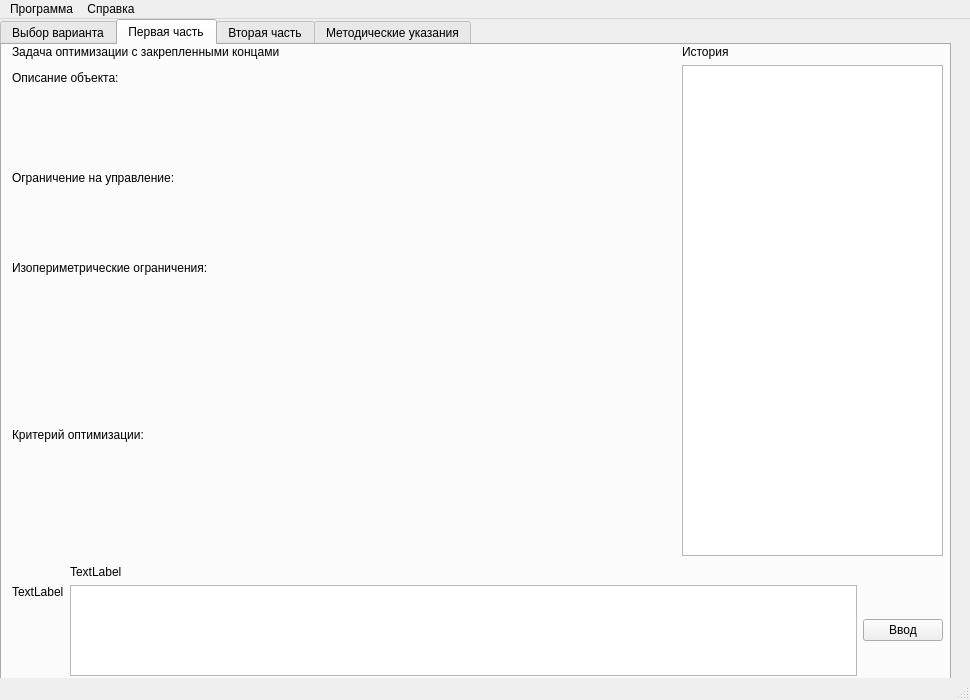
<?xml version="1.0" encoding="UTF-8"?>
<ui version="4.0">
 <class>MainWindow</class>
 <widget class="QMainWindow" name="MainWindow">
  <property name="geometry">
   <rect>
    <x>0</x>
    <y>0</y>
    <width>970</width>
    <height>700</height>
   </rect>
  </property>
  <property name="windowTitle">
   <string>ЛР Решение задач оптимального управления на основе принципа максимума</string>
  </property>
  <widget class="QWidget" name="centralwidget">
   <widget class="QTabWidget" name="tabWidget">
    <property name="geometry">
     <rect>
      <x>0</x>
      <y>0</y>
      <width>951</width>
      <height>661</height>
     </rect>
    </property>
    <property name="focusPolicy">
     <enum>Qt::TabFocus</enum>
    </property>
    <property name="currentIndex">
     <number>1</number>
    </property>
    <widget class="QWidget" name="tab_var">
     <attribute name="title">
      <string>Выбор варианта</string>
     </attribute>
     <widget class="QWidget" name="verticalLayoutWidget">
      <property name="geometry">
       <rect>
        <x>10</x>
        <y>10</y>
        <width>211</width>
        <height>71</height>
       </rect>
      </property>
      <layout class="QVBoxLayout" name="verticalLayout">
       <item>
        <widget class="QLabel" name="label">
         <property name="text">
          <string>Выберите вариант от 1 до 25:</string>
         </property>
        </widget>
       </item>
       <item>
        <widget class="QSpinBox" name="spinBox">
         <property name="minimum">
          <number>1</number>
         </property>
         <property name="maximum">
          <number>25</number>
         </property>
        </widget>
       </item>
      </layout>
     </widget>
     <widget class="QWidget" name="horizontalLayoutWidget">
      <property name="geometry">
       <rect>
        <x>140</x>
        <y>90</y>
        <width>81</width>
        <height>41</height>
       </rect>
      </property>
      <layout class="QHBoxLayout" name="horizontalLayout">
       <item>
        <widget class="QPushButton" name="pushButton_OK">
         <property name="text">
          <string>OK</string>
         </property>
        </widget>
       </item>
      </layout>
     </widget>
     <widget class="QPushButton" name="pushButton_generate">
      <property name="geometry">
       <rect>
        <x>10</x>
        <y>140</y>
        <width>211</width>
        <height>23</height>
       </rect>
      </property>
      <property name="text">
       <string>Генерация варианта</string>
      </property>
     </widget>
    </widget>
    <widget class="QWidget" name="tab_p1">
     <attribute name="title">
      <string>Первая часть</string>
     </attribute>
     <widget class="QWidget" name="verticalLayoutWidget_2">
      <property name="geometry">
       <rect>
        <x>10</x>
        <y>0</y>
        <width>661</width>
        <height>511</height>
       </rect>
      </property>
      <layout class="QVBoxLayout" name="verticalLayout_2">
       <property name="sizeConstraint">
        <enum>QLayout::SetMinAndMaxSize</enum>
       </property>
       <item>
        <widget class="QLabel" name="label_2">
         <property name="sizePolicy">
          <sizepolicy hsizetype="Preferred" vsizetype="Fixed">
           <horstretch>0</horstretch>
           <verstretch>0</verstretch>
          </sizepolicy>
         </property>
         <property name="minimumSize">
          <size>
           <width>659</width>
           <height>13</height>
          </size>
         </property>
         <property name="text">
          <string>Задача оптимизации с закрепленными концами</string>
         </property>
        </widget>
       </item>
       <item>
        <widget class="QLabel" name="label_3">
         <property name="sizePolicy">
          <sizepolicy hsizetype="Preferred" vsizetype="Minimum">
           <horstretch>0</horstretch>
           <verstretch>0</verstretch>
          </sizepolicy>
         </property>
         <property name="minimumSize">
          <size>
           <width>659</width>
           <height>13</height>
          </size>
         </property>
         <property name="maximumSize">
          <size>
           <width>16777215</width>
           <height>26</height>
          </size>
         </property>
         <property name="text">
          <string>Описание объекта:</string>
         </property>
        </widget>
       </item>
       <item>
        <widget class="QWidget" name="widget" native="true">
         <property name="sizePolicy">
          <sizepolicy hsizetype="Preferred" vsizetype="Preferred">
           <horstretch>0</horstretch>
           <verstretch>0</verstretch>
          </sizepolicy>
         </property>
         <property name="minimumSize">
          <size>
           <width>659</width>
           <height>55</height>
          </size>
         </property>
         <property name="maximumSize">
          <size>
           <width>16777215</width>
           <height>40</height>
          </size>
         </property>
        </widget>
       </item>
       <item>
        <widget class="QLabel" name="label_6">
         <property name="sizePolicy">
          <sizepolicy hsizetype="Preferred" vsizetype="Preferred">
           <horstretch>0</horstretch>
           <verstretch>0</verstretch>
          </sizepolicy>
         </property>
         <property name="minimumSize">
          <size>
           <width>659</width>
           <height>13</height>
          </size>
         </property>
         <property name="text">
          <string>Ограничение на управление:</string>
         </property>
        </widget>
       </item>
       <item>
        <widget class="QWidget" name="widget_12" native="true">
         <property name="minimumSize">
          <size>
           <width>659</width>
           <height>30</height>
          </size>
         </property>
        </widget>
       </item>
       <item>
        <widget class="QLabel" name="label_5">
         <property name="sizePolicy">
          <sizepolicy hsizetype="Preferred" vsizetype="Minimum">
           <horstretch>0</horstretch>
           <verstretch>0</verstretch>
          </sizepolicy>
         </property>
         <property name="minimumSize">
          <size>
           <width>659</width>
           <height>13</height>
          </size>
         </property>
         <property name="text">
          <string>Изопериметрические ограничения:</string>
         </property>
        </widget>
       </item>
       <item>
        <widget class="QWidget" name="widget_4" native="true">
         <property name="minimumSize">
          <size>
           <width>659</width>
           <height>55</height>
          </size>
         </property>
        </widget>
       </item>
       <item>
        <widget class="QWidget" name="widget_5" native="true">
         <property name="minimumSize">
          <size>
           <width>659</width>
           <height>55</height>
          </size>
         </property>
        </widget>
       </item>
       <item>
        <widget class="QLabel" name="label_8">
         <property name="sizePolicy">
          <sizepolicy hsizetype="Preferred" vsizetype="Preferred">
           <horstretch>0</horstretch>
           <verstretch>0</verstretch>
          </sizepolicy>
         </property>
         <property name="minimumSize">
          <size>
           <width>659</width>
           <height>13</height>
          </size>
         </property>
         <property name="text">
          <string>Критерий оптимизации:</string>
         </property>
        </widget>
       </item>
       <item>
        <widget class="QWidget" name="widget_3" native="true">
         <property name="sizePolicy">
          <sizepolicy hsizetype="Preferred" vsizetype="Preferred">
           <horstretch>0</horstretch>
           <verstretch>0</verstretch>
          </sizepolicy>
         </property>
         <property name="minimumSize">
          <size>
           <width>659</width>
           <height>50</height>
          </size>
         </property>
        </widget>
       </item>
       <item>
        <widget class="QWidget" name="widget_2" native="true">
         <property name="minimumSize">
          <size>
           <width>659</width>
           <height>40</height>
          </size>
         </property>
         <property name="maximumSize">
          <size>
           <width>16777215</width>
           <height>40</height>
          </size>
         </property>
        </widget>
       </item>
      </layout>
     </widget>
     <widget class="QWidget" name="verticalLayoutWidget_3">
      <property name="geometry">
       <rect>
        <x>680</x>
        <y>0</y>
        <width>261</width>
        <height>511</height>
       </rect>
      </property>
      <layout class="QVBoxLayout" name="verticalLayout_3">
       <item>
        <widget class="QLabel" name="label_10">
         <property name="enabled">
          <bool>true</bool>
         </property>
         <property name="text">
          <string>История</string>
         </property>
        </widget>
       </item>
       <item>
        <widget class="QPlainTextEdit" name="plainTextEdit_3">
         <property name="readOnly">
          <bool>true</bool>
         </property>
        </widget>
       </item>
      </layout>
     </widget>
     <widget class="QWidget" name="gridLayoutWidget">
      <property name="geometry">
       <rect>
        <x>10</x>
        <y>520</y>
        <width>931</width>
        <height>111</height>
       </rect>
      </property>
      <layout class="QGridLayout" name="gridLayout">
       <item row="2" column="2">
        <widget class="QPushButton" name="pushButton_Input1">
         <property name="text">
          <string>Ввод</string>
         </property>
        </widget>
       </item>
       <item row="2" column="0">
        <widget class="QLabel" name="label_12">
         <property name="text">
          <string>TextLabel</string>
         </property>
         <property name="alignment">
          <set>Qt::AlignLeading|Qt::AlignLeft|Qt::AlignTop</set>
         </property>
        </widget>
       </item>
       <item row="0" column="1">
        <widget class="QLabel" name="label_11">
         <property name="text">
          <string>TextLabel</string>
         </property>
         <property name="alignment">
          <set>Qt::AlignLeading|Qt::AlignLeft|Qt::AlignVCenter</set>
         </property>
        </widget>
       </item>
       <item row="2" column="1">
        <widget class="QPlainTextEdit" name="plainTextEdit"/>
       </item>
      </layout>
     </widget>
    </widget>
    <widget class="QWidget" name="tab_p2">
     <attribute name="title">
      <string>Вторая часть</string>
     </attribute>
     <widget class="QWidget" name="verticalLayoutWidget_4">
      <property name="geometry">
       <rect>
        <x>680</x>
        <y>0</y>
        <width>261</width>
        <height>511</height>
       </rect>
      </property>
      <layout class="QVBoxLayout" name="verticalLayout_4">
       <item>
        <widget class="QLabel" name="label_13">
         <property name="text">
          <string>История</string>
         </property>
        </widget>
       </item>
       <item>
        <widget class="QPlainTextEdit" name="plainTextEdit_4">
         <property name="readOnly">
          <bool>true</bool>
         </property>
        </widget>
       </item>
      </layout>
     </widget>
     <widget class="QWidget" name="gridLayoutWidget_2">
      <property name="geometry">
       <rect>
        <x>10</x>
        <y>520</y>
        <width>931</width>
        <height>111</height>
       </rect>
      </property>
      <layout class="QGridLayout" name="gridLayout_2">
       <item row="1" column="0">
        <widget class="QLabel" name="label_15">
         <property name="text">
          <string>TextLabel</string>
         </property>
         <property name="alignment">
          <set>Qt::AlignLeading|Qt::AlignLeft|Qt::AlignTop</set>
         </property>
        </widget>
       </item>
       <item row="0" column="1">
        <widget class="QLabel" name="label_14">
         <property name="text">
          <string>TextLabel</string>
         </property>
        </widget>
       </item>
       <item row="1" column="2">
        <widget class="QPushButton" name="pushButton_Input2">
         <property name="text">
          <string>Ввод</string>
         </property>
        </widget>
       </item>
       <item row="1" column="1">
        <widget class="QPlainTextEdit" name="plainTextEdit_2"/>
       </item>
      </layout>
     </widget>
     <widget class="QWidget" name="verticalLayoutWidget_5">
      <property name="geometry">
       <rect>
        <x>10</x>
        <y>10</y>
        <width>661</width>
        <height>501</height>
       </rect>
      </property>
      <layout class="QVBoxLayout" name="verticalLayout_5">
       <property name="sizeConstraint">
        <enum>QLayout::SetNoConstraint</enum>
       </property>
       <item alignment="Qt::AlignBottom">
        <widget class="QLabel" name="label_4">
         <property name="sizePolicy">
          <sizepolicy hsizetype="Preferred" vsizetype="Minimum">
           <horstretch>0</horstretch>
           <verstretch>0</verstretch>
          </sizepolicy>
         </property>
         <property name="minimumSize">
          <size>
           <width>659</width>
           <height>13</height>
          </size>
         </property>
         <property name="text">
          <string>Задача со свободным правым концом</string>
         </property>
        </widget>
       </item>
       <item>
        <widget class="QLabel" name="label_16">
         <property name="sizePolicy">
          <sizepolicy hsizetype="Preferred" vsizetype="Minimum">
           <horstretch>0</horstretch>
           <verstretch>0</verstretch>
          </sizepolicy>
         </property>
         <property name="minimumSize">
          <size>
           <width>659</width>
           <height>13</height>
          </size>
         </property>
         <property name="maximumSize">
          <size>
           <width>659</width>
           <height>27</height>
          </size>
         </property>
         <property name="text">
          <string>Описание объекта:</string>
         </property>
        </widget>
       </item>
       <item>
        <widget class="QWidget" name="widget_6" native="true">
         <property name="minimumSize">
          <size>
           <width>0</width>
           <height>55</height>
          </size>
         </property>
        </widget>
       </item>
       <item>
        <widget class="QLabel" name="label_7">
         <property name="sizePolicy">
          <sizepolicy hsizetype="Preferred" vsizetype="Minimum">
           <horstretch>0</horstretch>
           <verstretch>0</verstretch>
          </sizepolicy>
         </property>
         <property name="minimumSize">
          <size>
           <width>659</width>
           <height>13</height>
          </size>
         </property>
         <property name="text">
          <string>Ограничение на управление</string>
         </property>
        </widget>
       </item>
       <item>
        <widget class="QWidget" name="widget_13" native="true">
         <property name="minimumSize">
          <size>
           <width>0</width>
           <height>40</height>
          </size>
         </property>
        </widget>
       </item>
       <item>
        <widget class="QLabel" name="label_18">
         <property name="sizePolicy">
          <sizepolicy hsizetype="Preferred" vsizetype="Minimum">
           <horstretch>0</horstretch>
           <verstretch>0</verstretch>
          </sizepolicy>
         </property>
         <property name="minimumSize">
          <size>
           <width>659</width>
           <height>13</height>
          </size>
         </property>
         <property name="text">
          <string>Изопериметрические ограничения:</string>
         </property>
        </widget>
       </item>
       <item>
        <widget class="QWidget" name="widget_7" native="true">
         <property name="minimumSize">
          <size>
           <width>0</width>
           <height>40</height>
          </size>
         </property>
        </widget>
       </item>
       <item>
        <widget class="QWidget" name="widget_8" native="true">
         <property name="minimumSize">
          <size>
           <width>0</width>
           <height>40</height>
          </size>
         </property>
        </widget>
       </item>
       <item>
        <widget class="QLabel" name="label_21">
         <property name="minimumSize">
          <size>
           <width>659</width>
           <height>13</height>
          </size>
         </property>
         <property name="text">
          <string>Критерий оптимизации:</string>
         </property>
        </widget>
       </item>
       <item>
        <widget class="QWidget" name="widget_10" native="true">
         <property name="minimumSize">
          <size>
           <width>0</width>
           <height>55</height>
          </size>
         </property>
        </widget>
       </item>
       <item>
        <widget class="QWidget" name="widget_9" native="true">
         <property name="minimumSize">
          <size>
           <width>0</width>
           <height>30</height>
          </size>
         </property>
        </widget>
       </item>
      </layout>
     </widget>
    </widget>
    <widget class="QWidget" name="tab_method">
     <attribute name="title">
      <string>Методические указания</string>
     </attribute>
     <widget class="QLabel" name="label_24">
      <property name="geometry">
       <rect>
        <x>10</x>
        <y>10</y>
        <width>801</width>
        <height>361</height>
       </rect>
      </property>
      <property name="text">
       <string>TextLabel</string>
      </property>
     </widget>
    </widget>
   </widget>
  </widget>
  <widget class="QStatusBar" name="statusBar"/>
  <widget class="QMenuBar" name="menuBar">
   <property name="geometry">
    <rect>
     <x>0</x>
     <y>0</y>
     <width>970</width>
     <height>21</height>
    </rect>
   </property>
   <widget class="QMenu" name="menuFile">
    <property name="title">
     <string>Программа</string>
    </property>
    <addaction name="actionQuit"/>
   </widget>
   <widget class="QMenu" name="menuHelp">
    <property name="title">
     <string>Справка</string>
    </property>
    <addaction name="actionAbout"/>
   </widget>
   <addaction name="menuFile"/>
   <addaction name="menuHelp"/>
  </widget>
  <action name="actionAbout">
   <property name="text">
    <string>О программе</string>
   </property>
  </action>
  <action name="actionQuit">
   <property name="text">
    <string>Выход</string>
   </property>
  </action>
 </widget>
 <resources/>
 <connections/>
</ui>
